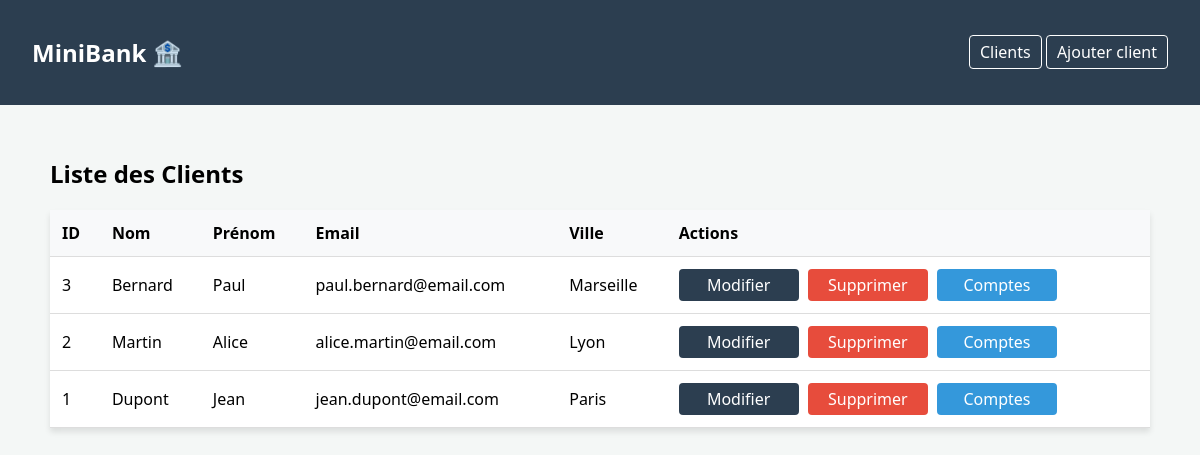
Page /public/routeur.php on the committed database.
### tables this page shows
CREATE TABLE clients (
    id INT AUTO_INCREMENT PRIMARY KEY,
    nom VARCHAR(100) NOT NULL,
    prenom VARCHAR(100) NOT NULL,
    email VARCHAR(150) UNIQUE NOT NULL,
    ville VARCHAR(100),
    date_creation TIMESTAMP DEFAULT CURRENT_TIMESTAMP
);

### controllers/ClientController.php (called while the page is built, shortened)
<?php
require_once __DIR__ . '/../models/Client.php';
class ClientController {
    private $client;
    public function __construct(){
        $db = (new Database())->getConnection();
        $this->client = new Client($db);
    }
    public function read(){
        $page = $_GET['page'] ?? 1;
        $page = (int)$page;
        $offset = ($page - 1) * 5;
        $clients = $this->client->readPagination(5,$offset);
        require __DIR__ . '/../views/clients/list.php';
    }
}

### models/Client.php (called while the page is built, shortened)
<?php
class Client{
    private $pdo;
    private $table_name = "clients";
    public function __construct($db)
    {
        $this->pdo = $db;
    }
    public function readPagination($limit, $offset){
        $query = "SELECT * FROM " . $this->table_name . "
                ORDER BY id DESC
                LIMIT :limit OFFSET :offset";
        $stmt = $this->pdo->prepare($query);
        $stmt->bindValue(":limit", (int)$limit, PDO::PARAM_INT);
        $stmt->bindValue(":offset", (int)$offset, PDO::PARAM_INT);
        $stmt->execute();
        return $stmt->fetchAll(PDO::FETCH_ASSOC);
    }
}

### views/clients/list.php (the view)
<?php require __DIR__ . '/../layout/header.php'; ?>
        <header class="page-header">
            <h2>Liste des Clients</h2>
        </header>
        <table class="bank-table">
            <thead>
                <tr>
                    <th>ID</th>
                    <th>Nom</th>
                    <th>Prénom</th>
                    <th>Email</th>
                    <th>Ville</th>
                    <th>Actions</th>
                </tr>
            </thead>
            <tbody id="clientTable">
                <?php if (!empty($clients)): ?>
                    <?php foreach ($clients as $client): ?>
                        <tr>
                            <td><?= $client['id'] ?></td>
                            <td><?= $client['nom'] ?></td>
                            <td><?= $client['prenom'] ?></td>
                            <td><?= $client['email'] ?></td>
                            <td><?= $client['ville'] ?></td>
                            <td>
                                <a class="btn-edit" href="/?page=edit&id=<?= $client['id'] ?>">
                                    Modifier
                                </a>
                                <a class="btn-delete"
                                href="/?page=delete&id=<?= $client['id'] ?>"
                                onclick="return confirm('Supprimer ce client ?')">
                                    Supprimer
                                </a>
                                <a class="btn-compte" href="/?page=comptes&client_id=<?= $client['id'] ?>">
                                    Comptes
                                </a>
                            </td>
                        </tr>
                    <?php endforeach; ?>
                <?php else: ?>
                    <tr>
                        <td colspan="6">Aucun client trouvé</td>
                    </tr>
                <?php endif; ?>
            </tbody>
        </table>
    </main>
</body>
</html>

### public/routeur.php (shortened to what this page needs)
<?php
require_once __DIR__ . '/../controllers/ClientController.php';
$page = $_GET['page'] ?? 'liste';
switch ($page) {
    case 'liste':
        $controller = new ClientController();
        $controller->read();
        break;
}

### views/layout/header.php (shortened to what this page needs)
<!DOCTYPE html>
<html lang="fr">
<head>
    <link rel="stylesheet" href="/style.css">
</head>
<body>
<nav class="navbar">
    <h1>MiniBank 🏦</h1>
    <div class="nav-links">
        <?php $currentPage = $_GET['page'] ?? 'liste'; ?>
        <a href="/?page=liste">Clients</a>
        <?php if ($currentPage === 'liste'): ?>
            <a href="/?page=create">Ajouter client</a>
        <?php endif; ?>
    </div>
</nav>
<main class="container">

### public/style.css (style rules this page uses)
:root { --primary: #2c3e50; --secondary: #3498db; --danger: #e74c3c; --light: #f4f7f6; }
body { font-family: 'Segoe UI', Tahoma, Geneva, Verdana, sans-serif; background-color: var(--light); margin: 0; }
.navbar { background: var(--primary); color: white; padding: 1rem 2rem; display: flex; justify-content: space-between; align-items: center; }
.container { padding: 2rem; max-width: 1100px; margin: auto; }
.bank-table { width: 100%; border-collapse: collapse; background: white; box-shadow: 0 4px 6px rgba(0,0,0,0.1); }
.bank-table th, .bank-table td { padding: 12px; text-align: left; border-bottom: 1px solid #ddd; }
.bank-table th { background-color: #f8f9fa; }
.btn-edit, .btn-delete, .btn-compte { display: inline-block; text-decoration: none; text-align: center; min-width: 100px; padding: 5px 10px; cursor: pointer; border-radius: 4px; color: white; }
.btn-edit { background: var(--primary); }
.btn-delete { background: var(--danger); }
.btn-compte { background: var(--secondary); }
.btn-edit, .btn-delete, .btn-compte { margin-right: 5px; }
.nav-links a { text-decoration: none; color: white; border: 1px solid white; padding: 5px 10px; border-radius: 4px; }
.bank-table td:last-child { white-space: nowrap; }
.btn-compte { margin-right: 5px; }

### rows in the picture
clients: id "3", nom "Bernard", prenom "Paul", email "paul.bernard@email.com", ville "Marseille"
clients: id "2", nom "Martin", prenom "Alice", email "alice.martin@email.com", ville "Lyon"
clients: id "1", nom "Dupont", prenom "Jean", email "jean.dupont@email.com", ville "Paris"
